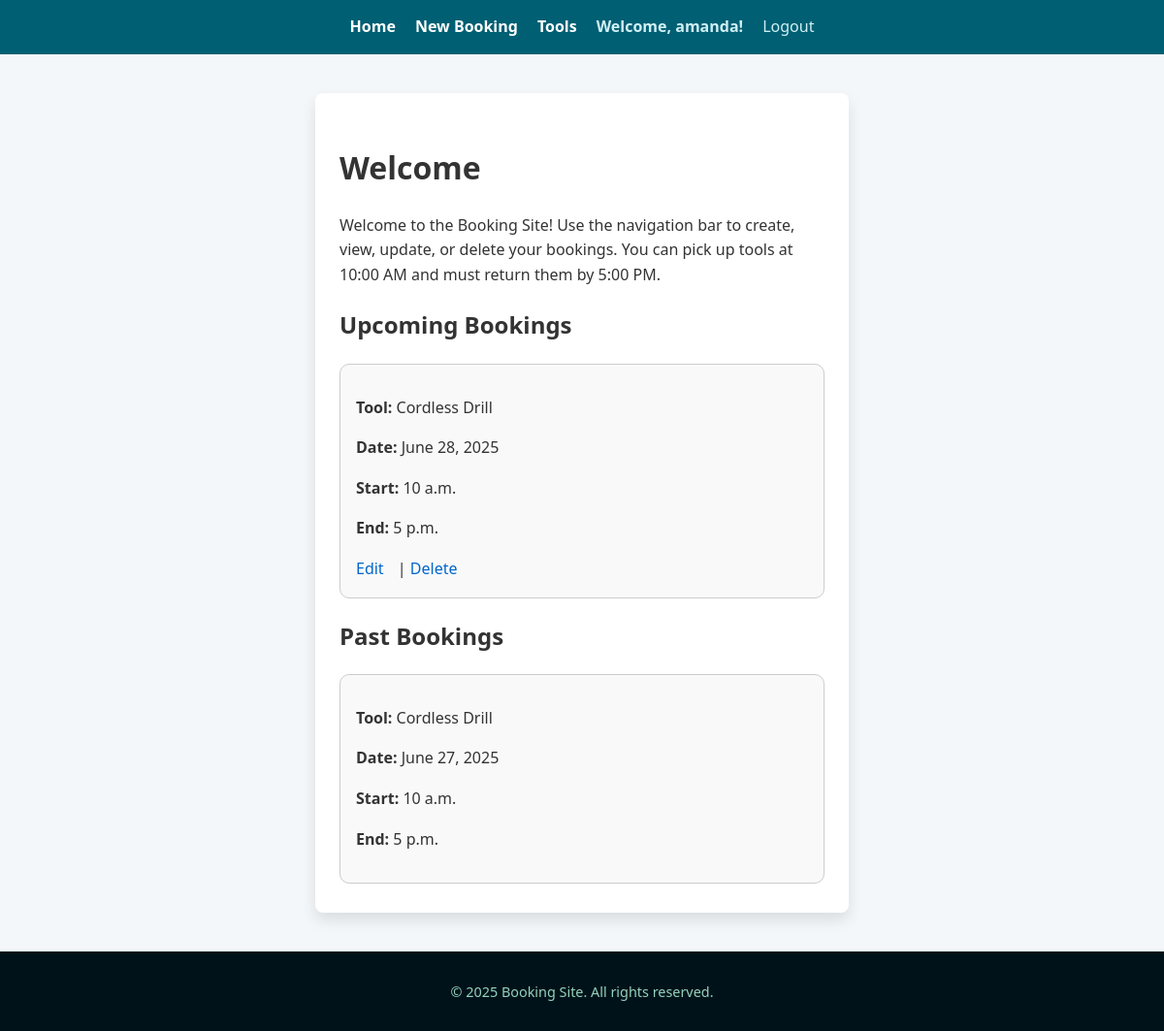
The app's page / (signed in) with its own data.
### bookings/models.py (models this page shows, shortened)
class Booking(models.Model):
    tool = models.ForeignKey(
        Tool,
        on_delete=models.CASCADE,
        related_name="bookings"
    )
    user = models.ForeignKey(
        User,
        on_delete=models.CASCADE,
        related_name="bookings"
    )
    date = models.DateField()
    start_time = models.TimeField()
    end_time = models.TimeField()
    confirmation_email = models.EmailField(blank=True, null=True)

class Tool(models.Model):
    name = models.CharField(max_length=100)
    description = models.TextField(blank=True)
    location = models.ForeignKey(
        Location,
        null=True,
        blank=True,
        on_delete=models.CASCADE
    )
    image = CloudinaryField('image', blank=True, null=True)

### bookings/views.py (the view)
# urls.py: path('', views.home, name='home'),
def home(request):
    context = {
        'info_text': (
            "Welcome to the Booking Site! Use the navigation bar to create, "
            "view, update, or delete your bookings. You can pick up tools at "
            "10:00 AM and must return them by 5:00 PM."
        )
    }
    if request.user.is_authenticated:
        today = datetime.date.today()
        now = timezone.localtime()
        today_bookings = Booking.objects.filter(
            user=request.user,
            date=today,
            end_time__gte=now.time()
        ).order_by('start_time')
        upcoming_bookings = Booking.objects.filter(
            user=request.user,
            date__gt=today
        ).order_by('date', 'start_time')
        past_bookings = Booking.objects.filter(
            user=request.user
        ).exclude(
            id__in=list(upcoming_bookings.values_list('id', flat=True)) +
            list(today_bookings.values_list('id', flat=True))
        ).order_by('-date', '-start_time')
        context.update(
            {
                'today': today,
                'upcoming_bookings': (
                    list(today_bookings) + list(upcoming_bookings)
                ),
                'past_bookings': past_bookings,
            }
        )
    return render(request, 'bookings/home.html', context)

### bookings/templates/bookings/home.html (shortened to what this page needs)
{% extends 'bookings/base.html' %}
{% block content %}
<h1>Welcome</h1>
<p>{{ info_text }}</p>
{% if user.is_authenticated %}
    <h2>Upcoming Bookings</h2>
    {% if upcoming_bookings %}
        <div class="booking-grid">
            {% for booking in upcoming_bookings %}
                <div class="booking-card">
                    <p><strong>Tool:</strong> {{ booking.tool.name }}</p>
                    <p><strong>Date:</strong> {{ booking.date }}</p>
                    <p><strong>Start:</strong> {{ booking.start_time }}</p>
                    <p><strong>End:</strong> {{ booking.end_time }}</p>
                    <div class="booking-actions">
                        <a href="{% url 'booking_update' booking.id %}">Edit</a> |
                        <a href="{% url 'booking_delete' booking.id %}">Delete</a>
                    </div>
                </div>
            {% endfor %}
        </div>
    {% else %}
        <p>You have no upcoming bookings.</p>
    {% endif %}
    <h2>Past Bookings</h2>
    {% if past_bookings %}
        <div class="booking-grid">
            {% for booking in past_bookings %}
                <div class="booking-card past">
                    <p><strong>Tool:</strong> {{ booking.tool.name }}</p>
                    <p><strong>Date:</strong> {{ booking.date }}</p>
                    <p><strong>Start:</strong> {{ booking.start_time }}</p>
                    <p><strong>End:</strong> {{ booking.end_time }}</p>
                </div>
            {% endfor %}
        </div>
    {% else %}
        <p>You have no past bookings.</p>
    {% endif %}
{% else %}
    <p><a href="{% url 'login' %}">Log in</a> to view or make bookings.</p>
{% endif %}
{% endblock %}

### bookings/templates/bookings/base.html (shortened to what this page needs)
{% load static %}
<!DOCTYPE html>
<html lang="en">
<head>
    <link rel="stylesheet" href="{% static 'css/styles.css' %}" />
</head>
<body>
    <header>
        <nav>
            <ul class="nav-list">
                <li><a class="nav-link" href="{% url 'home' %}">Home</a></li>
                <li><a class="nav-link" href="{% url 'booking_create' %}">New Booking</a></li>
                <li><a class="nav-link" href="{% url 'tools_list' %}">Tools</a></li>
                {% if user.is_authenticated %}
                    <li><span class="nav-user">Welcome, {{ user.username }}!</span></li>
                    <li>
                        <form action="{% url 'logout' %}" method="post" style="display:inline;">
                            <button type="submit" class="nav-user logout-button">
                                Logout
                            </button>
                        </form>
                    </li>
                {% else %}
                    <li><a class="nav-link" href="{% url 'login' %}">Login</a></li>
                    <li><a class="nav-link" href="{% url 'register' %}">Register</a></li>
                {% endif %}
            </ul>
        </nav>
    </header>
    <main class="container">
        {% block content %}
        {% endblock %}
    </main>
    <footer>
        <p>© {% now "Y" %} Booking Site. All rights reserved.</p>
    </footer>
</body>
</html>

### bookings/static/css/styles.css (style rules this page uses)
body { font-family: 'Segoe UI', Tahoma, Geneva, Verdana, sans-serif; margin: 0; background-color: #f4f7f9; color: #333; line-height: 1.6; }
nav { background-color: #005f73; padding: 15px 20px; text-align: center; }
.nav-list { list-style: none; margin: 0; padding: 0; display: inline-flex; gap: 20px; justify-content: center; flex-wrap: wrap; }
.nav-link { color: #ffffff; text-decoration: none; font-weight: 600; font-size: 1rem; transition: color 0.3s ease; }
.nav-user { color: #d0f0f5; font-weight: 600; font-size: 1rem; }
.logout-button { background: none; border: none; padding: 0; cursor: pointer; font: inherit; }
.container { max-width: 500px; margin: 40px auto; background: white; padding: 30px 25px; border-radius: 8px; box-shadow: 0 8px 15px rgba(0, 0, 0, 0.1); }
form button { background-color: #005f73; color: white; font-weight: 600; padding: 10px 20px; border: none; border-radius: 4px; cursor: pointer; transition: background-color 0.3s ease; }
footer { background-color: #001219; color: #94d2bd; text-align: center; padding: 15px 10px; font-size: 0.9rem; margin-top: 40px; }
.booking-grid { display: grid; grid-template-columns: repeat(auto-fill, minmax(250px, 1fr)); gap: 1rem; }
.booking-card { border: 1px solid #ccc; padding: 1rem; border-radius: 10px; background-color: #f9f9f9; }
.booking-actions a { margin-right: 10px; color: #0066cc; text-decoration: none; }

### records on screen
Booking: tool.name "Cordless Drill", date "June 28, 2025", start_time "10 a.m.", end_time "5 p.m."
Booking: tool.name "Cordless Drill", date "June 27, 2025", start_time "10 a.m.", end_time "5 p.m."

### other values on screen
{{ user.username }} "amanda"
{{ info_text }} "Welcome to the Booking Site! Use the navigation bar to create, view, update, or delete your bookings. You can pick up tools at 10:00 AM and must return them by 5:00 PM."
